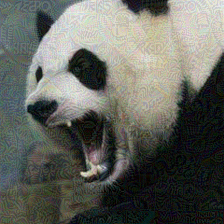
#> input picture imgs/bad_prompt_eps16.bmp, 224 x 224 px, given in place of clean.jpeg, which was not available; the run also reads 1 picture not shown here
$ jupyter execute ICA.ipynb
#> lines starting #> are read from the running program, lines starting #| are printed output that depends on the picture; long printed decimals are rounded; pictures that were not available may be replaced by others from this repository, and a replacement may not be noted
[cell 1]
import numpy as np
import matplotlib.pyplot as plt
from sklearn.decomposition import FastICA
from skimage import io
from skimage.color import rgb2gray
from skimage.transform import resize

[cell 2]
clean_image = io.imread('imgs\clean.jpeg') / 255.0
adv_image = io.imread('imgs\\bad_prompt_eps8.bmp') / 255.0
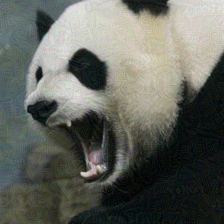
#> adv_image: shape (224, 224, 3) float64; mean R, G, B 0.386, 0.396, 0.368
print(clean_image.shape)
#| (224, 224, 3)
print(adv_image.shape)
#| (224, 224, 3)

[cell 3]
target_shape = (224, 224, 3)
clean_image = resize(clean_image, target_shape, anti_aliasing=True)
adv_image = resize(adv_image, target_shape, anti_aliasing=True)
print("Resized clean image shape:", clean_image.shape)
#| Resized clean image shape: (224, 224, 3)
print("Resized adversarial image shape:", adv_image.shape)
#| Resized adversarial image shape: (224, 224, 3)

[cell 4]
def apply_ica(image, n_components=3):
    # Reshape the image to combine color channels
#> called with n_components = 3
    reshaped_image = image.reshape(-1, 3)  # Reshape to (num_pixels, 3)

    # Apply ICA
    ica = FastICA(n_components=n_components, random_state=0)
    independent_components = ica.fit_transform(reshaped_image)

    # Reshape the components back to the original image shape
    components_reshaped = independent_components.reshape(image.shape[0], image.shape[1], n_components)
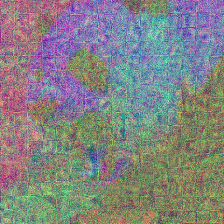
#> components_reshaped: shape (224, 224, 3) float64; mean R, G, B -1.91e-13, 6.6e-13, -5.28e-13; drawn with min black and max white

    return components_reshaped

ica_clean = np.array(apply_ica(clean_image))  # Now returns 3 independent components
ica_adv = np.array(apply_ica(adv_image))
#> call 2 of apply_ica, with n_components = 3
#> in apply_ica (call 2), `components_reshaped = independent_components.reshape(image.shape[0], i..`:
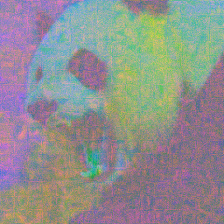
#> components_reshaped: shape (224, 224, 3) float64; mean R, G, B 8.48e-13, -2.64e-13, -8.74e-13; drawn with min black and max white

[cell 5]
ica_clean.shape
#> Out = (224, 224, 3)

[cell 6]
fig, axes = plt.subplots(3, 3, figsize=(12, 8))

for i in range(3):
    axes[0, i].imshow(ica_clean[:,:,i], cmap='gray')
    axes[0, i].set_title(f'Clean Image - {i} Component')
    axes[0, i].axis('off')

    axes[1, i].imshow(ica_adv[:,:,i], cmap='gray')
    axes[1, i].set_title(f'Adversarial Image - {i} Component')
    axes[1, i].axis('off')

    axes[2, i].imshow(abs(ica_clean[:,:,i]- ica_adv[:,:,i]), cmap='gray')
    axes[2, i].set_title(f'Difference - {i} Component')
    axes[2, i].axis('off')
    print(f"The sum of the difference for component {i}: {sum(sum(abs(ica_clean[:,:,i] - ica_adv[:,:,i])))}")
#> this loop made 3 passes
#| The sum of the difference for component 0: 53090.111
#| The sum of the difference for component 1: 54652.284
#| The sum of the difference for component 2: 46684.002

plt.tight_layout()
plt.show()
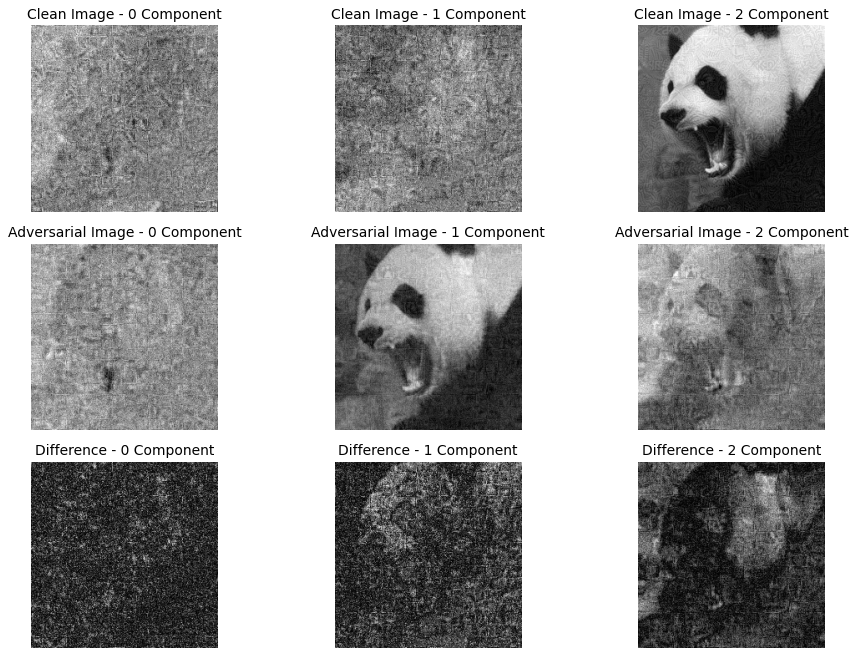
#> figure drawn by matplotlib, 9 panels
